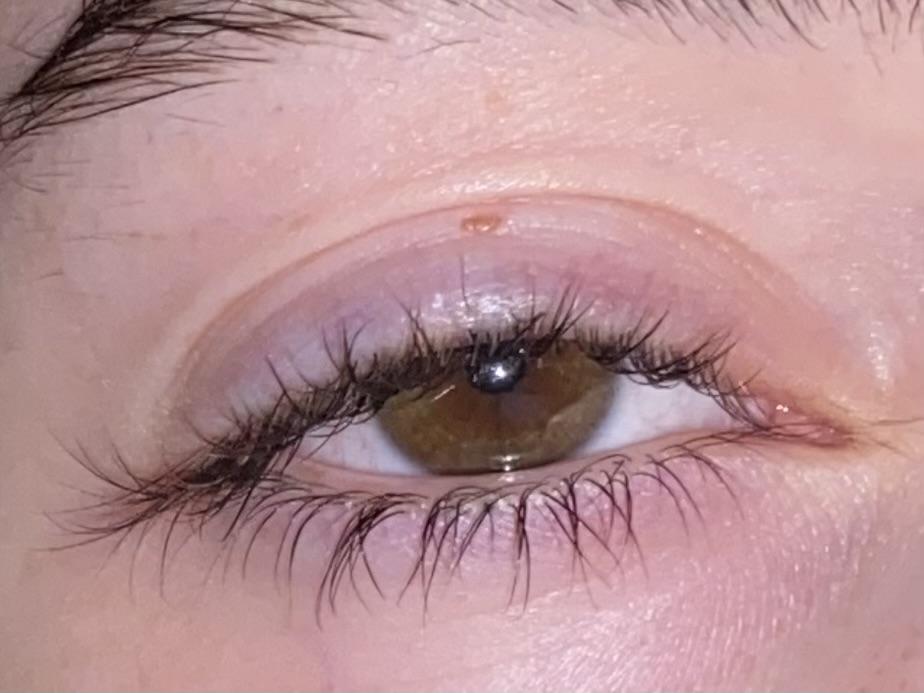
#> input picture daugman_iris_detection-main/data/IMG_5997.jpg, 924 x 693 px; its folder holds only this picture in this run
$ jupyter execute daugman_Bianca_Alexa.ipynb
#> lines starting #> are read from the running program, lines starting #| are printed output that depends on the picture; after the words box and inside, x2 and y2 are one past the last pixel; in counts of white or black regions, pixels touching at a corner belong together
# Iris Detection Using Daugman's Approach
#### ENCM 509 - Winter 2024
Bianca Berselli and Alexa Grebenstein

[cell 1]
import cv2 as cv
import numpy as np
import matplotlib.pyplot as plt
import skimage.io as io
import math
import os

**The reading of the dataset**

[cell 2]
# One eye image is used only
def get_first_image_from_subdirectories(root_dir):
    # This method fills the "images" list by reading the first image from each folder.
    images = []
    for dirpath, dirnames, filenames in os.walk(root_dir):
        for filename in filenames:
            if filename.lower().endswith('.jpg'):
                img_path = os.path.join(dirpath, filename)
                img = io.imread(img_path, as_gray=True)
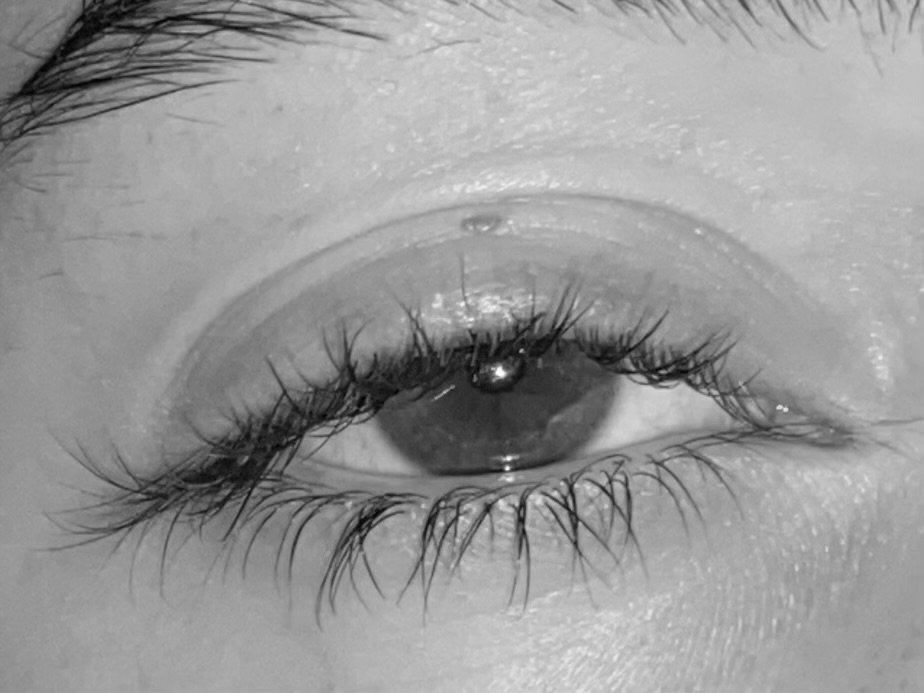
#> img: shape (693, 924) float64; min 0.0136, max 0.996, mean 0.602
                if img is not None:
                    images.append(img)
                    break
    return images


# Iris database path
dataset_path = "C:/Users/berse/OneDrive/Documents/GitHub/ENCM509-Project/daugman_iris_detection-main/data"
images = get_first_image_from_subdirectories(dataset_path)
#> images = 1 item
plt.imshow(images[0], cmap='gray')

**The definition of operators**

[cell 3]
import cv2 as cv
import numpy as np

def daugman_operator(gray_img, center, r_min, r_max, step):
    circle_areas = []
    mask = np.zeros(gray_img.shape, dtype=np.uint8)  # Use shape of gray_img for mask
    x, y = center

    rads = range(r_min, r_max, step)
    for r in rads:
        # Masking is applied for calculating the area of the circle in the image.
        cv.circle(mask, center, r, 255, 1)
        circle_img = cv.bitwise_and(gray_img, gray_img, mask=mask)  # Use mask parameter
        circle_areas.append(np.sum(circle_img) / (2 * np.pi * r))
        # The mask is reset/cleared.
        mask.fill(0)

    max_area = max(circle_areas)
    max_index = circle_areas.index(max_area)
    radius = r_min + max_index * step
    return max_area, radius

[cell 4]
import cv2 as cv
import numpy as np
import matplotlib.pyplot as plt

def iris_segmentation(gray_img, search_region=(), r_min=35, r_max=60, center_step_size=1):
    """ This function uses the Daugman Operator to detect the boundaries of the iris and pupil.

        gray_img: input grayscale image
        search_region: The search region size of the circle centers is defined by the top-left corner
        (x0, y0) and bottom-right corner (x1, y1).
        r_min: The minimum value of the circle radius for iteration.
        r_max: The maximum value of the circle radius for iteration.
        center_step_size: The distance between circles with the same center.
    """

    (x0, y0), (x1, y1) = search_region
    x_axis_points = list(range(x0, x1, center_step_size))
    y_axis_points = list(range(y0, y1, center_step_size))

    area_list = []
    coords = []

    for y in y_axis_points:
        for x in x_axis_points:
            area, rad = daugman_operator(gray_img, (x,y), r_min, r_max, 1)
            area_list.append(area)
            coords.append(((x,y), rad))

    best_iris_id = area_list.index(max(area_list))
    return coords[best_iris_id]

def draw_circle_outline(image, center, radius):
    outline_image = np.zeros_like(image)
    cv.circle(outline_image, center, radius, (255, 255, 255), 1)
    return outline_image

**The potential scanning area where the center of the eye can be found**

[cell 5]
# It is assumed that each image has the same dimensions.
h, w = images[0].shape
#> h = 693; w = 924

# The potential search area where the eye center can be found is calculated as one-ninth (1/9) of the image dimensions.
start_point = int(w/3), int(h/3)
#> start_point = (308, 231)
end_point = 2 * int(w/3), 2 * int(h/3)
#> end_point = (616, 462)

region_img = images[0].copy()
cv.rectangle(region_img, start_point, end_point, (0,0,255), thickness=1)
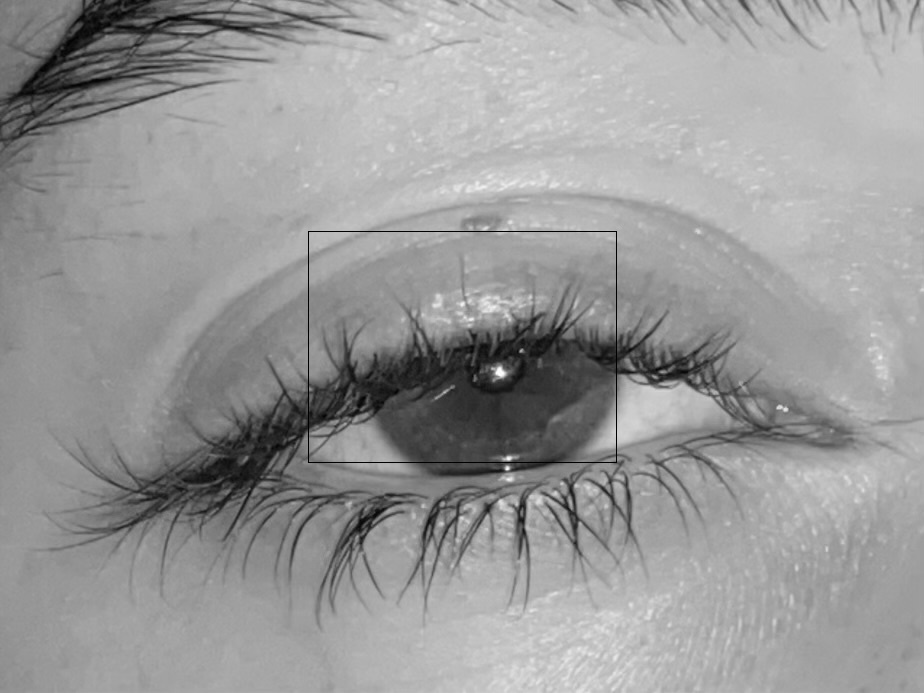
#> region_img: shape (693, 924) float64; 0.17% of pixels changed, all inside (x1, y1, x2, y2) = (308, 231, 617, 463)
plt.imshow(region_img, cmap='gray')
